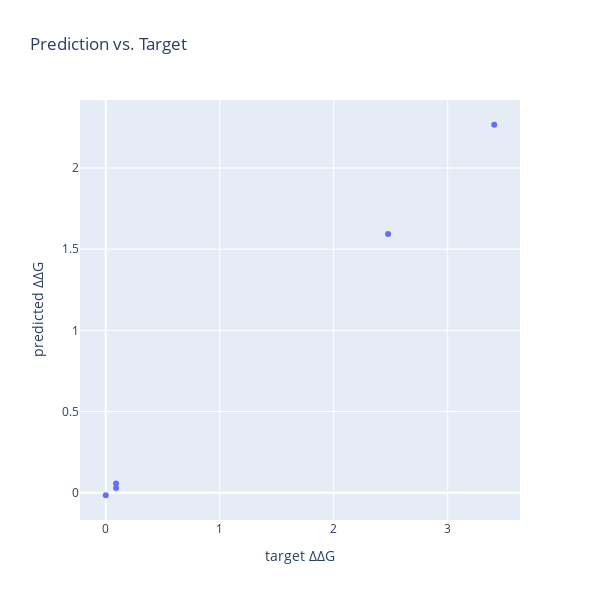

Write notebook code for a chart like this one.
### Code cell
import numpy as np
import torch
import pickle

with open("./test/skempi_1ohz/test_pred_y.pkl", "rb") as pred_y_file:
    test_pred_y = pickle.load(pred_y_file)

pred = test_pred_y["pred"]
y = test_pred_y["y"]

pred = torch.tensor(pred)
y = torch.tensor(y)
print(len(pred))

from torchmetrics.functional import mean_squared_error, mean_absolute_error, spearman_corrcoef, pearson_corrcoef
mse = mean_squared_error(pred, y)
mae = mean_absolute_error(pred, y)
abs_err_std = torch.std(torch.abs(pred - y))
spearman_cc = spearman_corrcoef(pred, y)
pearson_cc = pearson_corrcoef(pred, y)
print(f"mse: {mse}; mae: {mae}; std: {abs_err_std}; scc: {spearman_cc}; pcc: {pearson_cc}")


import plotly.express as px
import pandas as pd

df = pd.DataFrame(test_pred_y)

# df = df[df["name"].str.split("_", expand=True)[1].str[-3:-1] == '11']

# 使用Plotly创建散点图
fig = px.scatter(df, x='y', y='pred', hover_name='name', title='Prediction vs. Target',
                 labels={'y': 'target ΔΔG', 'pred': 'predicted ΔΔG'},
                 width=600, height=600)

# 显示图表
fig.show()

### Figure 1 — Plotly figure (JSON) as saved in the notebook; plotly's stock layout.template omitted (floating-point values rounded to 4 significant figures)
{"data": [{"hovertemplate": "<b>%{hovertext}</b><br><br>target ΔΔG=%{x}<br>predicted ΔΔG=%{y}<extra></extra>", "hovertext": ["1OHZ_SB11A,TB12A", "1OHZ_SB11A,TB12A,SB45A,TB46A", "1OHZ_SB11Q,SB45Q", "1OHZ_SB45A,TB46A", "1OHZ_SB11L,TB12L,SB45Q"], "legendgroup": "", "marker": {"color": "#636efa", "symbol": "circle"}, "mode": "markers", "name": "", "orientation": "v", "showlegend": false, "type": "scatter", "x": [0.09036, 0, 2.478, 0.09036, 3.409], "xaxis": "x", "y": [0.05597, -0.01597, 1.594, 0.02834, 2.266], "yaxis": "y"}], "layout": {"height": 600, "legend": {"tracegroupgap": 0}, "title": {"text": "Prediction vs. Target"}, "width": 600, "xaxis": {"anchor": "y", "domain": [0, 1], "title": {"text": "target ΔΔG"}}, "yaxis": {"anchor": "x", "domain": [0, 1], "title": {"text": "predicted ΔΔG"}}}}
